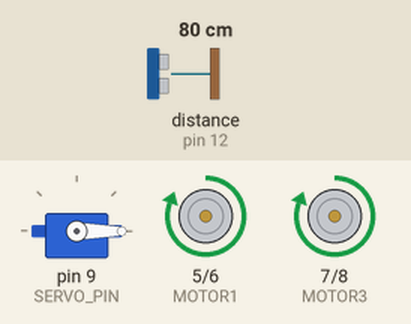
Simulated run of this sketch. Board: Arduino Uno, built with avr-gcc and run on an emulated ATmega328P. Parts: servo, motor-driver pin pairs drawn as motors (green arrow = first pin HIGH = forward, orange = second pin HIGH = backward, longer = more drive). Wiring (inferred from the names in the program): ultrasonic range finder: trigger pin 13; echo pin 12. Inputs (shaded band) come from the test bench; at power-on: distance to the obstacle (sensor on pin 12) 80 cm. The echo pulse lasts 58.3 µs per cm. At 2.3 s the program stops and its outputs stay as they are.

Above: at 1.2 s.
1.3 s: distance to the obstacle (sensor on pin 12) set to 2 cm
At 2.1 s:
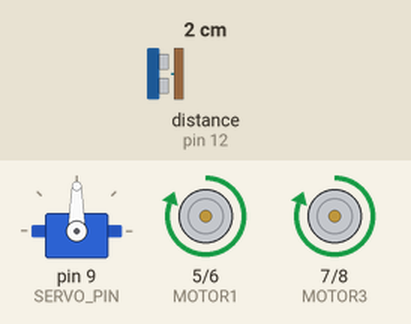
At 3.4 s:
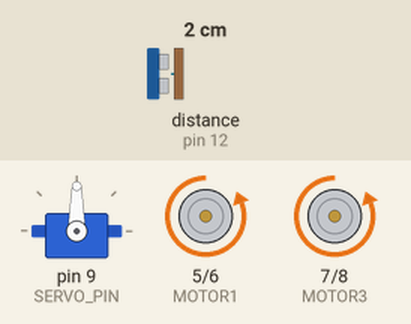
Timing chart, 0 to 3.8 s (numbered marks = the images above; inputs shaded):
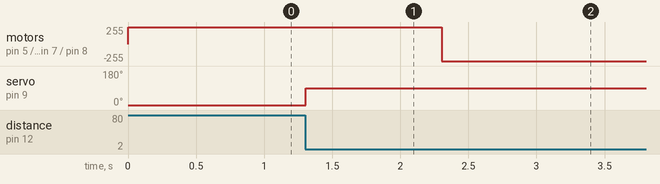

The sketch:

EG.ino
```cpp
#include <Servo.h>

#define MOTOR1 5
#define MOTOR2 6
#define MOTOR3 7
#define MOTOR4 8

#define SERVO_PIN 9

#define DIST_TRIG 13
#define DIST_ECHO 12

#define TRIGGER_DISTANCE 30

// Duration till cat ears ~= 237


float SPD_O_SOUND = 0.0345;

Servo servo;

enum DIRECTION {
  FORWARD, BACKWARD
};

void move(enum DIRECTION dir) {
  if(dir == FORWARD) {
    digitalWrite(MOTOR1, HIGH);
    digitalWrite(MOTOR2, LOW);
    digitalWrite(MOTOR3, HIGH);
    digitalWrite(MOTOR4, LOW);
  }else {
    digitalWrite(MOTOR1, LOW);
    digitalWrite(MOTOR2, HIGH);
    digitalWrite(MOTOR3, LOW);
    digitalWrite(MOTOR4, HIGH);
  }
}


void setup() {
  pinMode(LED_BUILTIN, OUTPUT);

  pinMode(MOTOR1, OUTPUT);
  pinMode(MOTOR2, OUTPUT);
  pinMode(MOTOR3, OUTPUT);
  pinMode(MOTOR4, OUTPUT);
  pinMode(DIST_TRIG, OUTPUT);
  pinMode(DIST_ECHO, INPUT);

  digitalWrite(DIST_TRIG, LOW);

  servo.attach(SERVO_PIN);
  servo.write(0);

  // After seting up set the motor to drive in the forward direction.
  move(FORWARD);
  digitalWrite(LED_BUILTIN, LOW);
}

void loop() {

  digitalWrite(DIST_TRIG, HIGH);
  delayMicroseconds(10);
  digitalWrite(DIST_TRIG, LOW);

  unsigned long dur = pulseIn(DIST_ECHO, HIGH);
  // We can also do comparison by duration, just to skip the processing, not sure how much of a difference it makes tho
  float dist = dur * SPD_O_SOUND / 2;

  if(dist < TRIGGER_DISTANCE) {
    digitalWrite(LED_BUILTIN, HIGH);

    servo.write(90);

    // Adding a visible delay of 1 second
    delay(1000);

    move(BACKWARD);
    // while loop stops arduino from processing any further, Hopefully this reduces power draw
    while(1);
  }

  delay(60);
}
```

Measured:
- after the input at 1.3 s, motor on pin 5 (MOTOR1) / pin 6 (MOTOR2), motor on pin 7 (MOTOR3) / pin 8 (MOTOR4): forward 255/255 → backward 255/255 after 1.0 s; servo on pin 9 (SERVO_PIN): 0° → 90° at once
